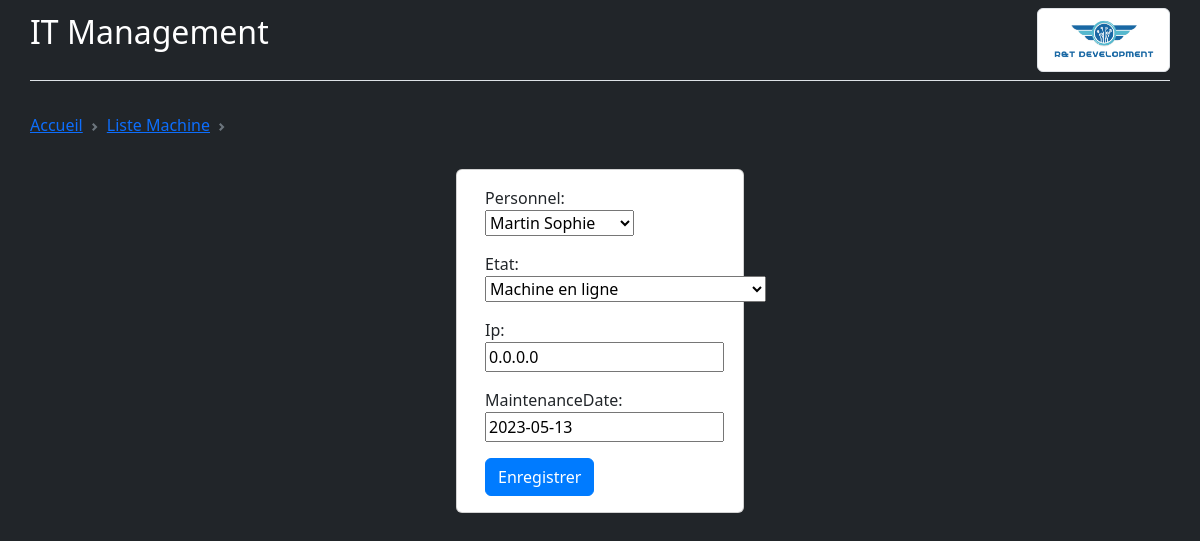
The app's page /project/edit_machine/1 (signed in) with its own data.
### project/models.py (models this page shows)
class Machine(models.Model):
    TYPE = (
       ('PC', ('PC - Utilise Windows')),
       ('Mac', ('Mac - Utilise MacOS')),
       ('Serveur', ('Serveur - Héberge des services (web, ftp)')),
       ('Switch', ('Switch - Permet la connexion et la gestion des serveurs')),
   )
    ETAT = (
        ('en ligne', ('Machine en ligne')),
        ('hors ligne', ('Machine hors ligne')),
        ('maintenance', ('Machine en cours de redémarrage')),
    )
    id = models.AutoField(primary_key=True, editable=False)
    nom = models.CharField(max_length=40)
    maintenanceDate = models.DateField(default=date.today)
    mach = models.CharField(max_length=32, choices=TYPE, default='PC')
    personnel = models.ForeignKey(Personnel, on_delete=models.SET_DEFAULT, default=1)
    etat = models.CharField(max_length=16, choices=ETAT, default='en ligne')
    ip = models.GenericIPAddressField(default='0.0.0.0')

### project/views.py (the view)
# urls.py: path('edit_machine/<pk>',
@user_passes_test(specific_user_check)
def edit_machine(request, pk):
    machine = get_object_or_404(Machine, id=pk)
    if request.method == 'POST':
        form = MachineForm(request.POST, instance=machine)
        if form.is_valid():
            form.save()
            return redirect('liste_machine')
    else:
        form = MachineForm(instance=machine)
    return render(request, 'edit_machine.html', {'form': form})

### project/forms.py
class MachineForm(forms.ModelForm):
    class Meta:
        model = Machine
        fields = ['personnel', 'etat', 'ip', 'maintenanceDate']

### project/models.py (called while the page is built)
    def __str__(self):
        return f"{self.nom} {self.prenom}"

### project/views.py (called while the page is built)
def specific_user_check(user):
    return user.username == 'admin'

### project/templates/edit_machine.html (shortened to what this page needs)
{% extends "supprimer_machine.html" %}
{% block content %}
<div class="card container" style="width: 18rem;">
    <div class="card-body">
        <form method="post">
            {{ form.as_p }}
            <button class="btn btn-primary" type="submit">Enregistrer</button>
        </form>
    </div>
</div>
{% endblock %}

### project/static/css/style.css (style rules this page uses)
body { background-color: #212529; color: white; }
.btn-primary { background-color: #007bff; border-color: #007bff; }

### records on screen
Machine: personnel "Martin Sophie", etat "Machine en ligne", ip "0.0.0.0", maintenanceDate "2023-05-13"
